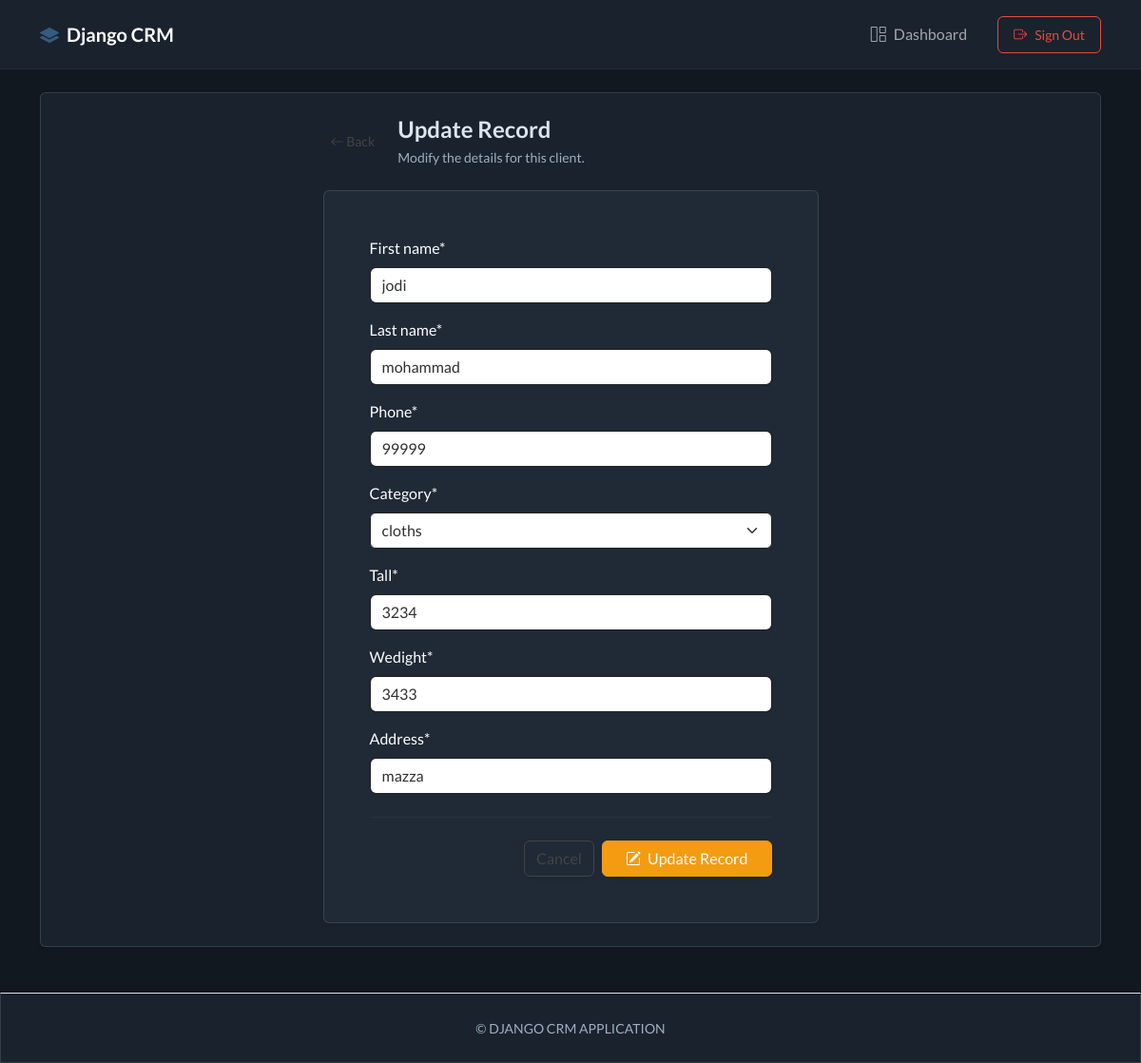
Page /update/8 (signed in) on the committed database.
### webapp/models.py (models this page shows, shortened)
class Record(models.Model):
    user = models.ForeignKey(User, on_delete=models.CASCADE, null=True, blank=True)
    first_name = models.CharField(max_length=250)
    last_name = models.CharField(max_length=250)
    Category = models.ForeignKey(Category, on_delete=models.CASCADE)
    phone= models.IntegerField()
    tall = models.IntegerField()
    wedight = models.IntegerField()
    address = models.CharField(max_length=500)
    create_at = models.DateField(auto_now_add=True)

### webapp/views.py (the view)
# urls.py: path('update/<int:record_id>',views.update_record, name = 'update_record'),
def update_record(request,record_id):
    record = get_object_or_404(Record,id=record_id,user=request.user)#جبلي الجدول صاحب الأي دي هذا
    form = CreateRecordForm(instance=record)
    if request.method == 'POST':
        form = CreateRecordForm(request.POST,instance=record)
        if form.is_valid():
            form.save()
            messages.success(request, "Record updated successfully ✏️")
            return redirect('dashboard')
    return render(request, 'web/update-record.html',{'form' : form})

### webapp/forms.py
class CreateRecordForm(forms.ModelForm):
    class Meta:
        model = Record
        fields  = ['first_name','last_name','phone','Category','tall','wedight','address']

### webapp/models.py (called while the page is built)
    def __str__(self):
        return self.name

### templates/web/update-record.html (shortened to what this page needs)
{% extends "base.html" %}
{% load crispy_forms_tags %}
{% block content %}
<div class="row justify-content-center">
    <div class="col-md-8 col-lg-6">
        <div class="d-flex align-items-center mb-4">
            <a href="{% url 'dashboard' %}" class="btn btn-outline-secondary btn-sm me-3 border-0 transition-all">
                <i class="bi bi-arrow-left"></i> Back
            </a>
            <div>
                <h2 class="h4 mb-0 fw-bold">Update Record</h2>
                <p class="text-soft mb-0 mt-1 small">Modify the details for this client.</p>
            </div>
        </div>
        <div class="card shadow-sm border-secondary border-opacity-25 crm-surface-soft">
            <div class="card-body p-4 p-md-5">
                <form method="POST" autocomplete="off">
                    {{ form|crispy }}
                    <div class="d-flex justify-content-end gap-2 mt-4 pt-4 border-top border-secondary border-opacity-25">
                        <a href="{% url 'dashboard' %}" class="btn btn-outline-secondary shadow-sm">Cancel</a>
                        <button type="submit" class="btn btn-warning shadow-sm px-4">
                            <i class="bi bi-pencil-square me-1"></i> Update Record
                        </button>
                    </div>
                </form>
            </div>
        </div>
    </div>
</div>
{% endblock %}

### templates/base.html (style rules this page uses)
:root { --crm-bg: #121820; --crm-surface: #19222d; --crm-surface-soft: #1f2a36; --crm-border: rgba(146, 164, 182, 0.22); --crm-text-soft: #9eb0c2; }
body { background: var(--crm-bg); color: #dce5ee; }
.crm-surface-soft { background: var(--crm-surface-soft); border-color: var(--crm-border) !important; }
.text-soft { color: var(--crm-text-soft) !important; }
.btn { transition: transform 250ms ease, box-shadow 250ms ease, background-color 250ms ease, border-color 250ms ease; }

### templates/parts/navbar.html (style rules this page uses)
.transition-all { transition: all 0.2s ease-in-out; }

### rows in the picture
Record: first_name "jodi", last_name "mohammad", phone "99999", Category "cloths", tall "3234", wedight "3433", address "mazza"
